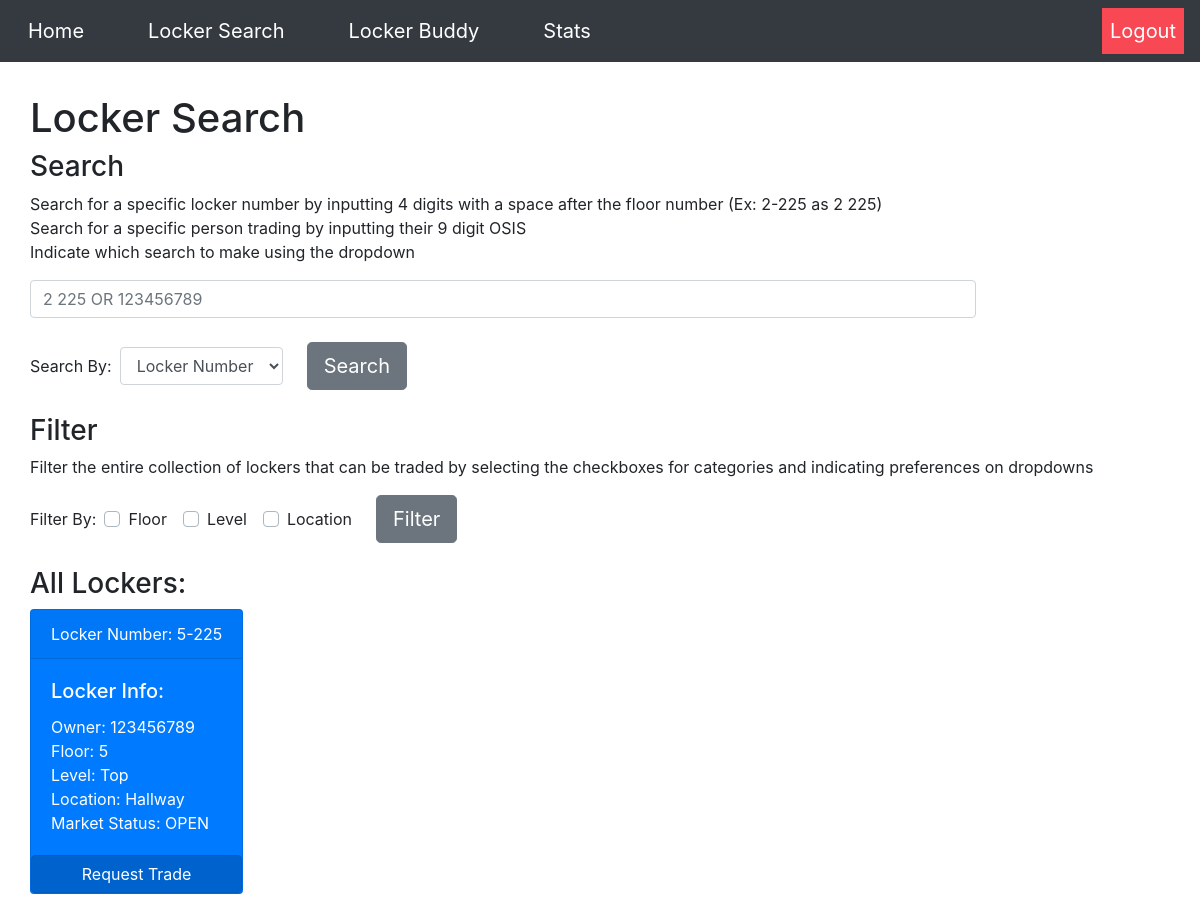
Before: /locker with the older database file.
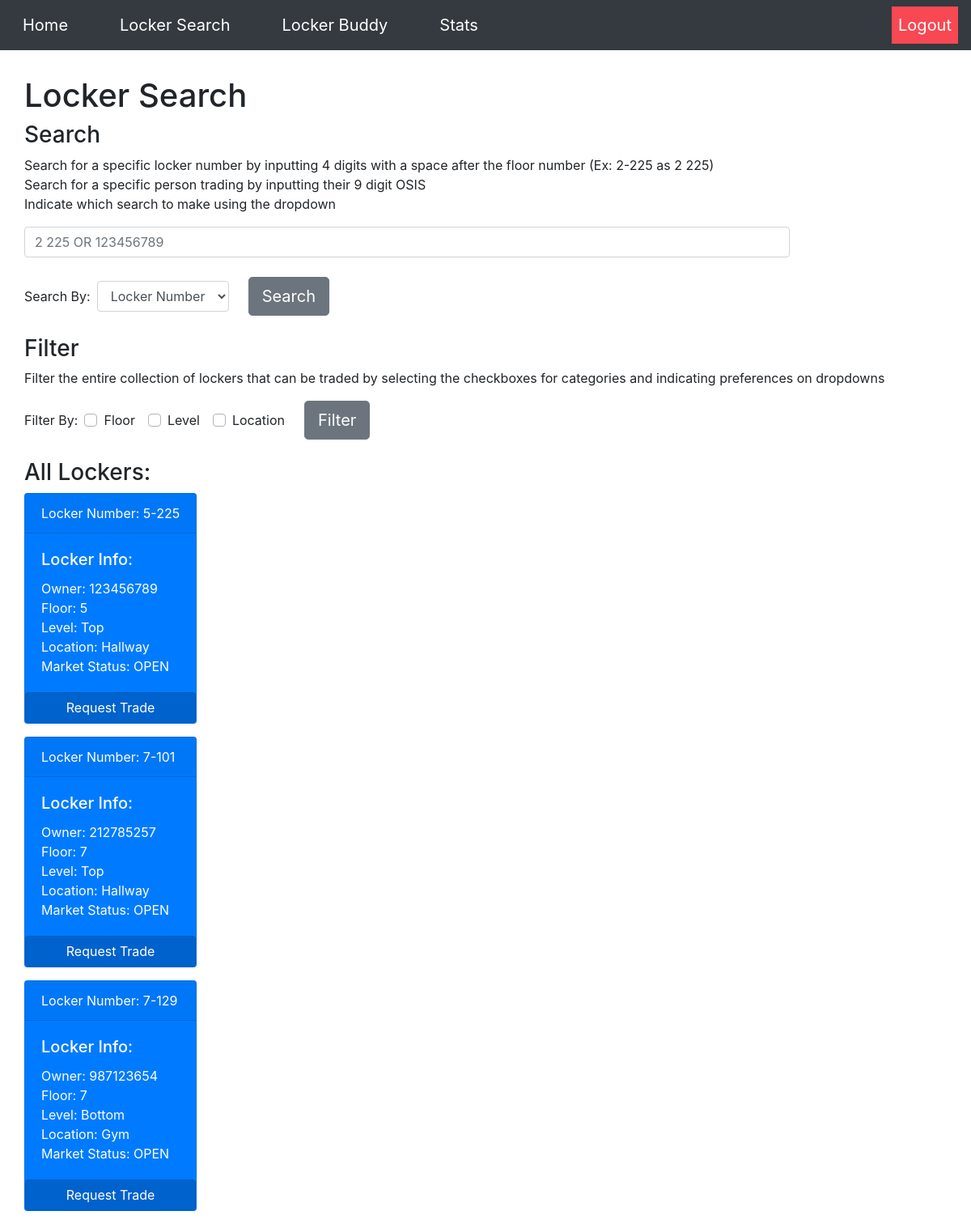
After: the same page with the newer database file.
### tables this page shows
CREATE TABLE transaction_tbl (id INT, locker INT, recipient INT, sender INT, status TEXT, request TEXT, floor INT);

CREATE TABLE locker_tbl (locker INT, owner TEXT, combo TEXT, floor INT, level INT, location TEXT, status TEXT);

### __init__.py (the view)
@app.route("/locker")
def locker():
    all = db_manager.tradeableLockers()
    return render_template("locker.html",all=all,results=[])

### db_builder.py (called while the page is built)
def exec(cmd):
    db = sqlite3.connect(DB_FILE)
    c = db.cursor()
    output = c.execute(cmd)
    db.commit()
    return output

def execmany(cmd, inputs):
    db = sqlite3.connect(DB_FILE)
    c = db.cursor()
    output = c.execute(cmd, inputs)
    db.commit()
    return output

### db_manager.py (called while the page is built)
def getLockerInfo(locker):
    q = "SELECT * from locker_tbl WHERE locker=?"
    inputs = (locker,)
    data = execmany(q, inputs).fetchone()
    info = [data[0],data[1],data[2],data[3],data[4],data[5],data[6]]
    return info

def getTransLock(data):
    dataDict = {}
    for i in data:
        lock = getLockerInfo(i[1])
        dataDict[i] = lock
    return dataDict

def tradeableLockers():
    q = "SELECT * FROM transaction_tbl WHERE status='OPEN' AND request='trade'"
    data = exec(q).fetchall() #-> [(tuple,1,2,3),(tuple,1,2,3)]
    return getTransLock(data)

### templates/locker.html (shortened to what this page needs)
{% extends "base.html" %}
{% block body %}
<head>
</head>
<body>
  <h1>Locker Search</h1>
  <h3>Search</h3>
  <p> Search for a specific locker number by inputting 4 digits with a space after the floor number (Ex: 2-225 as 2 225)<br>
      Search for a specific person trading by inputting their 9 digit OSIS<br>
      Indicate which search to make using the dropdown </p>
  <div>
    <form class="pr-4" action="/lSearch" method="post">
      <input id="query" class="form-control mr-sm-2" type="text" name="query" placeholder="2 225 OR 123456789"><br>
        <div class="form-inline md-form mr-auto mb-4">
          <label for="searchBy">Search By: </label>
          <div class="px-2">
            <select id="searchBy" class="form-control" name="searchBy">
              <option>Locker Number</option>
            </select>
          </div>
          <button class="btn btn-secondary btn-lg ml-3" type="submit">Search</button>
      </form>
    </div>
  <h3>Filter</h3>
  <p> Filter the entire collection of lockers that can be traded by selecting the checkboxes for categories and indicating preferences on dropdowns </p>
  <div>
    <form action="/lFilter" method="post">
    <div class="form-inline md-form mr-auto mb-4">
      <label for="filter">Filter By: </label>
      <div class="custom-control custom-checkbox">
      <div class="px-2">
        <label class="custom-control-label" for="floor">Floor</label>
      </div>
      </div>
      <div class="custom-control custom-checkbox">
      <div class="px-2">
        <label class="custom-control-label" for="level">Level</label>
      </div>
      </div>
      <div class="custom-control custom-checkbox">
      <div class="px-2">
        <label class="custom-control-label" for="type">Location</label>
      </div>
      </div>
      <button class="btn btn-secondary btn-lg ml-3" type="submit">Filter</button>
    </div>
    </form>
  </div>
  <div class="form-inline">
    <div>
      {% if results == [] and all != [] %}
      <h3>All Lockers:</h3>
      {% for key in all %}
        <div class="card text-white bg-primary mb-3" style="max-width: 18rem;">
          <div class="card-header card-primary">Locker Number: {{key[6]}}-{{key[1]}}</div>
          <div class="card-body">
            <h5 class="card-title">Locker Info:</h5>
            <p class="card-text">Owner: {{key[3]}} <br> Floor: {{key[6]}} <br>
                                 Level: {{all[key][4]}} <br> Location: {{all[key][5]}} <br>
                                 Market Status: {{key[4]}} </p>
          </div>
          <form action="/home">
            <button class="btn btn-primary active btn-block">Request Trade</button>
          </form>
        </div>
      {% endfor %}
      {% endif %}
    </div>
</body>
{% endblock %}

### templates/base.html (shortened to what this page needs)
<!DOCTYPE html>
<html>
    <head>
        <link rel="stylesheet" href="https://stackpath.bootstrapcdn.com/bootstrap/4.3.1/css/bootstrap.min.css">
    </head>
    <body>
      <nav class="navbar navbar-expand-lg navbar-dark bg-dark" style="margin-left: -50px;">
				    <div class="collapse navbar-collapse" id="navbarSupportedContent">
				        <ul class="navbar-nav">
				            <li class="nav-item active px-4">
				                <a class="nav-link" href="/home" style="font-size:20px;">Home</a>
				            </li>
				        </ul>
								<ul class="navbar-nav">
				            <li class="nav-item active px-4">
				                <a class="nav-link" href="/locker" style="font-size:20px;">Locker Search</a>
				            </li>
				        </ul>
								<ul class="navbar-nav">
				            <li class="nav-item active px-4">
				                <a class="nav-link" href="/buddy" style="font-size:20px;">Locker Buddy</a>
				            </li>
				        </ul>
								<ul class="navbar-nav">
				            <li class="nav-item active px-4">
				                <a class="nav-link" href="/stats" style="font-size:20px;">Stats</a>
				            </li>
				        </ul>
				        <ul class="navbar-nav ml-auto">
										<li class="nav-item navbar-right">
				                <a class="nav-link text-white" href="/logout" style="font-size:20px; background-color:#f84854;"> Logout </a>
				            </li>
				        </ul>
				    </div>
				</nav>
        <br>
        {% block body %}
        {% endblock %}
    </body>
</html>

### templates/base.html (style rules this page uses)
body { margin-left: 30px; }

### templates/locker.html (style rules this page uses)
.pr-4 { margin-right: 200px; }

Changed rows visible on the page:
added transaction_tbl: floor "7", locker "101", sender "212785257", status "OPEN"
now on this page (row edited): locker_tbl: level "Top", location "Hallway"
added transaction_tbl: floor "7", locker "129", sender "987123654", status "OPEN"
added locker_tbl: level "Bottom", location "Gym"
